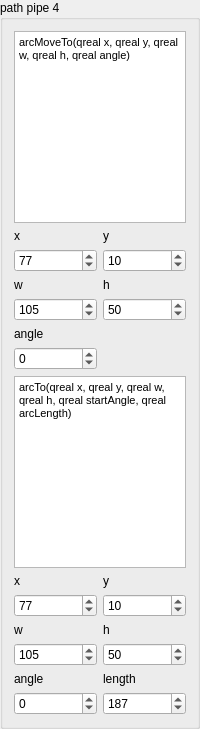
                  <widget class="QGroupBox" name="groupBox_10">
                   <property name="sizePolicy">
                    <sizepolicy hsizetype="Expanding" vsizetype="Expanding">
                     <horstretch>0</horstretch>
                     <verstretch>0</verstretch>
                    </sizepolicy>
                   </property>
                   <property name="maximumSize">
                    <size>
                     <width>200</width>
                     <height>16777215</height>
                    </size>
                   </property>
                   <property name="title">
                    <string>path pipe 4</string>
                   </property>
                   <layout class="QGridLayout" name="gridLayout_26">
                    <item row="5" column="0">
                     <widget class="QLabel" name="label_73">
                      <property name="text">
                       <string>angle</string>
                      </property>
                     </widget>
                    </item>
                    <item row="2" column="0">
                     <widget class="QDoubleSpinBox" name="doubleSpinBox_p4_x">
                      <property name="decimals">
                       <number>0</number>
                      </property>
                      <property name="minimum">
                       <double>-500.000000000000000</double>
                      </property>
                      <property name="maximum">
                       <double>500.000000000000000</double>
                      </property>
                      <property name="value">
                       <double>77.000000000000000</double>
                      </property>
                     </widget>
                    </item>
                    <item row="6" column="0">
                     <widget class="QDoubleSpinBox" name="doubleSpinBox_p4_a">
                      <property name="decimals">
                       <number>0</number>
                      </property>
                      <property name="minimum">
                       <double>-500.000000000000000</double>
                      </property>
                      <property name="maximum">
                       <double>500.000000000000000</double>
                      </property>
                     </widget>
                    </item>
                    <item row="10" column="1">
                     <widget class="QLabel" name="label_67">
                      <property name="text">
                       <string>h</string>
                      </property>
                     </widget>
                    </item>
                    <item row="4" column="0">
                     <widget class="QDoubleSpinBox" name="doubleSpinBox_p4_w">
                      <property name="decimals">
                       <number>0</number>
                      </property>
                      <property name="minimum">
                       <double>-500.000000000000000</double>
                      </property>
                      <property name="maximum">
                       <double>500.000000000000000</double>
                      </property>
                      <property name="value">
                       <double>105.000000000000000</double>
                      </property>
                     </widget>
                    </item>
                    <item row="12" column="0">
                     <widget class="QLabel" name="label_68">
                      <property name="text">
                       <string>angle</string>
                      </property>
                     </widget>
                    </item>
                    <item row="12" column="1">
                     <widget class="QLabel" name="label_69">
                      <property name="text">
                       <string>length</string>
                      </property>
                     </widget>
                    </item>
                    <item row="4" column="1">
                     <widget class="QDoubleSpinBox" name="doubleSpinBox_p4_h">
                      <property name="decimals">
                       <number>0</number>
                      </property>
                      <property name="minimum">
                       <double>-500.000000000000000</double>
                      </property>
                      <property name="maximum">
                       <double>500.000000000000000</double>
                      </property>
                      <property name="value">
                       <double>50.000000000000000</double>
                      </property>
                     </widget>
                    </item>
                    <item row="7" column="0" colspan="2">
                     <widget class="QTextEdit" name="textEdit_7">
                      <property name="html">
                       <string>&lt;!DOCTYPE HTML PUBLIC &quot;-//W3C//DTD HTML 4.0//EN&quot; &quot;http://www.w3.org/TR/REC-html40/strict.dtd&quot;&gt;
&lt;html&gt;&lt;head&gt;&lt;meta name=&quot;qrichtext&quot; content=&quot;1&quot; /&gt;&lt;style type=&quot;text/css&quot;&gt;
p, li { white-space: pre-wrap; }
&lt;/style&gt;&lt;/head&gt;&lt;body style=&quot; font-family:'MS Shell Dlg 2'; font-size:7.8pt; font-weight:400; font-style:normal;&quot;&gt;
&lt;p style=&quot; margin-top:0px; margin-bottom:0px; margin-left:0px; margin-right:0px; -qt-block-indent:0; text-indent:0px;&quot;&gt;&lt;span style=&quot; font-size:8.25pt;&quot;&gt;arcTo(qreal x, qreal y, qreal w, qreal h, qreal startAngle, qreal arcLength)&lt;/span&gt;&lt;/p&gt;&lt;/body&gt;&lt;/html&gt;</string>
                      </property>
                     </widget>
                    </item>
                    <item row="8" column="0">
                     <widget class="QLabel" name="label_64">
                      <property name="text">
                       <string>x</string>
                      </property>
                     </widget>
                    </item>
                    <item row="11" column="1">
                     <widget class="QDoubleSpinBox" name="doubleSpinBox_p42h">
                      <property name="decimals">
                       <number>0</number>
                      </property>
                      <property name="minimum">
                       <double>-500.000000000000000</double>
                      </property>
                      <property name="maximum">
                       <double>500.000000000000000</double>
                      </property>
                      <property name="value">
                       <double>50.000000000000000</double>
                      </property>
                     </widget>
                    </item>
                    <item row="9" column="0">
                     <widget class="QDoubleSpinBox" name="doubleSpinBox_p42x">
                      <property name="decimals">
                       <number>0</number>
                      </property>
                      <property name="minimum">
                       <double>-500.000000000000000</double>
                      </property>
                      <property name="maximum">
                       <double>500.000000000000000</double>
                      </property>
                      <property name="value">
                       <double>77.000000000000000</double>
                      </property>
                     </widget>
                    </item>
                    <item row="3" column="0">
                     <widget class="QLabel" name="label_71">
                      <property name="text">
                       <string>w</string>
                      </property>
                     </widget>
                    </item>
                    <item row="13" column="1">
                     <widget class="QDoubleSpinBox" name="doubleSpinBox_p42l">
                      <property name="decimals">
                       <number>0</number>
                      </property>
                      <property name="minimum">
                       <double>-500.000000000000000</double>
                      </property>
                      <property name="maximum">
                       <double>500.000000000000000</double>
                      </property>
                      <property name="value">
                       <double>187.000000000000000</double>
                      </property>
                     </widget>
                    </item>
                    <item row="3" column="1">
                     <widget class="QLabel" name="label_72">
                      <property name="text">
                       <string>h</string>
                      </property>
                     </widget>
                    </item>
                    <item row="8" column="1">
                     <widget class="QLabel" name="label_65">
                      <property name="text">
                       <string>y</string>
                      </property>
                     </widget>
                    </item>
                    <item row="13" column="0">
                     <widget class="QDoubleSpinBox" name="doubleSpinBox_p42a">
                      <property name="decimals">
                       <number>0</number>
                      </property>
                      <property name="minimum">
                       <double>-500.000000000000000</double>
                      </property>
                      <property name="maximum">
                       <double>500.000000000000000</double>
                      </property>
                     </widget>
                    </item>
                    <item row="9" column="1">
                     <widget class="QDoubleSpinBox" name="doubleSpinBox_p42y">
                      <property name="decimals">
                       <number>0</number>
                      </property>
                      <property name="minimum">
                       <double>-500.000000000000000</double>
                      </property>
                      <property name="maximum">
                       <double>500.000000000000000</double>
                      </property>
                      <property name="value">
                       <double>10.000000000000000</double>
                      </property>
                     </widget>
                    </item>
                    <item row="1" column="0">
                     <widget class="QLabel" name="label_63">
                      <property name="text">
                       <string>x</string>
                      </property>
                     </widget>
                    </item>
                    <item row="11" column="0">
                     <widget class="QDoubleSpinBox" name="doubleSpinBox_p42w">
                      <property name="decimals">
                       <number>0</number>
                      </property>
                      <property name="minimum">
                       <double>-500.000000000000000</double>
                      </property>
                      <property name="maximum">
                       <double>500.000000000000000</double>
                      </property>
                      <property name="value">
                       <double>105.000000000000000</double>
                      </property>
                     </widget>
                    </item>
                    <item row="10" column="0">
                     <widget class="QLabel" name="label_66">
                      <property name="text">
                       <string>w</string>
                      </property>
                     </widget>
                    </item>
                    <item row="2" column="1">
                     <widget class="QDoubleSpinBox" name="doubleSpinBox_p4_y">
                      <property name="decimals">
                       <number>0</number>
                      </property>
                      <property name="minimum">
                       <double>-500.000000000000000</double>
                      </property>
                      <property name="maximum">
                       <double>500.000000000000000</double>
                      </property>
                      <property name="value">
                       <double>10.000000000000000</double>
                      </property>
                     </widget>
                    </item>
                    <item row="1" column="1">
                     <widget class="QLabel" name="label_70">
                      <property name="text">
                       <string>y</string>
                      </property>
                     </widget>
                    </item>
                    <item row="0" column="0" colspan="2">
                     <widget class="QTextEdit" name="textEdit_8">
                      <property name="html">
                       <string>&lt;!DOCTYPE HTML PUBLIC &quot;-//W3C//DTD HTML 4.0//EN&quot; &quot;http://www.w3.org/TR/REC-html40/strict.dtd&quot;&gt;
&lt;html&gt;&lt;head&gt;&lt;meta name=&quot;qrichtext&quot; content=&quot;1&quot; /&gt;&lt;style type=&quot;text/css&quot;&gt;
p, li { white-space: pre-wrap; }
&lt;/style&gt;&lt;/head&gt;&lt;body style=&quot; font-family:'MS Shell Dlg 2'; font-size:7.8pt; font-weight:400; font-style:normal;&quot;&gt;
&lt;p style=&quot; margin-top:0px; margin-bottom:0px; margin-left:0px; margin-right:0px; -qt-block-indent:0; text-indent:0px;&quot;&gt;&lt;span style=&quot; font-size:8.25pt;&quot;&gt;arcMoveTo(qreal x, qreal y, qreal w, qreal h, qreal angle)&lt;/span&gt;&lt;/p&gt;&lt;/body&gt;&lt;/html&gt;</string>
                      </property>
                     </widget>
                    </item>
                   </layout>
                  </widget>
